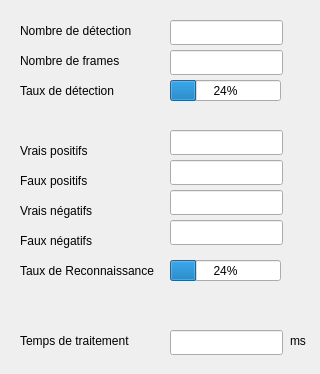
<?xml version="1.0" encoding="UTF-8"?>
<ui version="4.0">
 <class>statistique</class>
 <widget class="QDialog" name="statistique">
  <property name="geometry">
   <rect>
    <x>0</x>
    <y>0</y>
    <width>320</width>
    <height>374</height>
   </rect>
  </property>
  <property name="windowTitle">
   <string>Statistiques</string>
  </property>
  <widget class="QLineEdit" name="lineEdit_7">
   <property name="geometry">
    <rect>
     <x>170</x>
     <y>330</y>
     <width>113</width>
     <height>25</height>
    </rect>
   </property>
  </widget>
  <widget class="QLabel" name="label_5">
   <property name="geometry">
    <rect>
     <x>20</x>
     <y>80</y>
     <width>161</width>
     <height>21</height>
    </rect>
   </property>
   <property name="text">
    <string>Taux de détection</string>
   </property>
  </widget>
  <widget class="QProgressBar" name="progressBar">
   <property name="geometry">
    <rect>
     <x>170</x>
     <y>80</y>
     <width>111</width>
     <height>21</height>
    </rect>
   </property>
   <property name="value">
    <number>24</number>
   </property>
  </widget>
  <widget class="QLineEdit" name="lineEdit_5">
   <property name="geometry">
    <rect>
     <x>170</x>
     <y>160</y>
     <width>113</width>
     <height>25</height>
    </rect>
   </property>
  </widget>
  <widget class="QLabel" name="label">
   <property name="geometry">
    <rect>
     <x>20</x>
     <y>140</y>
     <width>111</width>
     <height>21</height>
    </rect>
   </property>
   <property name="text">
    <string>Vrais positifs</string>
   </property>
  </widget>
  <widget class="QLabel" name="label_6">
   <property name="geometry">
    <rect>
     <x>20</x>
     <y>50</y>
     <width>161</width>
     <height>21</height>
    </rect>
   </property>
   <property name="text">
    <string>Nombre de frames</string>
   </property>
  </widget>
  <widget class="QLineEdit" name="lineEdit_3">
   <property name="geometry">
    <rect>
     <x>170</x>
     <y>130</y>
     <width>113</width>
     <height>25</height>
    </rect>
   </property>
  </widget>
  <widget class="QLineEdit" name="lineEdit_2">
   <property name="geometry">
    <rect>
     <x>170</x>
     <y>50</y>
     <width>113</width>
     <height>25</height>
    </rect>
   </property>
  </widget>
  <widget class="QLabel" name="label_7">
   <property name="geometry">
    <rect>
     <x>20</x>
     <y>20</y>
     <width>131</width>
     <height>21</height>
    </rect>
   </property>
   <property name="text">
    <string>Nombre de détection</string>
   </property>
  </widget>
  <widget class="QLabel" name="label_4">
   <property name="geometry">
    <rect>
     <x>20</x>
     <y>170</y>
     <width>111</width>
     <height>21</height>
    </rect>
   </property>
   <property name="text">
    <string>Faux positifs</string>
   </property>
  </widget>
  <widget class="QLabel" name="label_8">
   <property name="geometry">
    <rect>
     <x>20</x>
     <y>330</y>
     <width>131</width>
     <height>21</height>
    </rect>
   </property>
   <property name="text">
    <string>Temps de traitement</string>
   </property>
  </widget>
  <widget class="QLineEdit" name="lineEdit">
   <property name="geometry">
    <rect>
     <x>170</x>
     <y>20</y>
     <width>113</width>
     <height>25</height>
    </rect>
   </property>
  </widget>
  <widget class="QProgressBar" name="progressBar_2">
   <property name="geometry">
    <rect>
     <x>170</x>
     <y>260</y>
     <width>111</width>
     <height>21</height>
    </rect>
   </property>
   <property name="value">
    <number>24</number>
   </property>
  </widget>
  <widget class="QLabel" name="label_9">
   <property name="geometry">
    <rect>
     <x>20</x>
     <y>260</y>
     <width>161</width>
     <height>21</height>
    </rect>
   </property>
   <property name="text">
    <string>Taux de Reconnaissance</string>
   </property>
  </widget>
  <widget class="QLabel" name="label_11">
   <property name="geometry">
    <rect>
     <x>20</x>
     <y>230</y>
     <width>111</width>
     <height>21</height>
    </rect>
   </property>
   <property name="text">
    <string>Faux négatifs</string>
   </property>
  </widget>
  <widget class="QLabel" name="label_3">
   <property name="geometry">
    <rect>
     <x>20</x>
     <y>200</y>
     <width>111</width>
     <height>21</height>
    </rect>
   </property>
   <property name="text">
    <string>Vrais négatifs</string>
   </property>
  </widget>
  <widget class="QLineEdit" name="lineEdit_4">
   <property name="geometry">
    <rect>
     <x>170</x>
     <y>190</y>
     <width>113</width>
     <height>25</height>
    </rect>
   </property>
  </widget>
  <widget class="QLineEdit" name="lineEdit_6">
   <property name="geometry">
    <rect>
     <x>170</x>
     <y>220</y>
     <width>113</width>
     <height>25</height>
    </rect>
   </property>
  </widget>
  <widget class="QLabel" name="label_10">
   <property name="geometry">
    <rect>
     <x>290</x>
     <y>330</y>
     <width>21</width>
     <height>21</height>
    </rect>
   </property>
   <property name="text">
    <string>ms</string>
   </property>
  </widget>
 </widget>
 <resources/>
 <connections/>
</ui>
